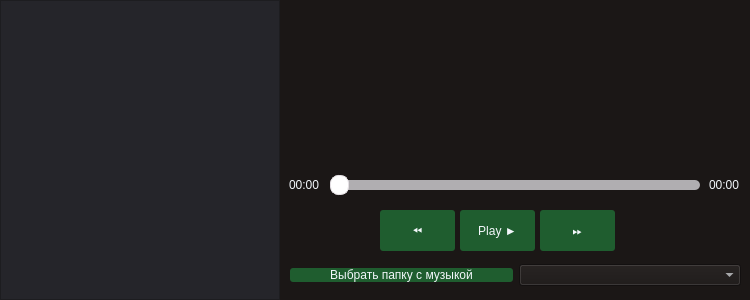
<?xml version="1.0" encoding="UTF-8"?>
<ui version="4.0">
 <class>Form</class>
 <widget class="QWidget" name="Form">
  <property name="geometry">
   <rect>
    <x>0</x>
    <y>0</y>
    <width>750</width>
    <height>300</height>
   </rect>
  </property>
  <property name="windowTitle">
   <string>Form</string>
  </property>
  <property name="styleSheet">
   <string notr="true">QWidget {
                    background : #1b1716;
                    color: #f3f7fb;
                }
                QPushButton {
                    background : #1f5d2f;
                    border-radius: 3px; 
                }
                QListWidget{
                    background : #25252a;
                    font-size: 13px;
                }
                QSlider{
                    color : #1f5d2f;
                }
                QSlider::groove:horizontal {  
                    height: 10px;
                    margin: 0px;
                    border-radius: 5px;
                    background: #B0AEB1;
                }
                QSlider::handle:horizontal {
                    background: #fff;
                    border: 1px solid #E3DEE2;
                    width: 17px;
                    margin: -5px 0; 
                    border-radius: 8px;
                }
                QSlider::sub-page:qlineargradient {
                    background: #3B99FC;
                    border-radius: 5px;
                }</string>
  </property>
  <widget class="QListWidget" name="lw">
   <property name="geometry">
    <rect>
     <x>0</x>
     <y>0</y>
     <width>280</width>
     <height>300</height>
    </rect>
   </property>
  </widget>
  <widget class="QLabel" name="lb1">
   <property name="geometry">
    <rect>
     <x>289</x>
     <y>160</y>
     <width>41</width>
     <height>50</height>
    </rect>
   </property>
   <property name="text">
    <string>00:00</string>
   </property>
  </widget>
  <widget class="QSlider" name="qsl">
   <property name="geometry">
    <rect>
     <x>330</x>
     <y>170</y>
     <width>370</width>
     <height>30</height>
    </rect>
   </property>
   <property name="orientation">
    <enum>Qt::Horizontal</enum>
   </property>
  </widget>
  <widget class="QPushButton" name="btn_play">
   <property name="geometry">
    <rect>
     <x>460</x>
     <y>210</y>
     <width>75</width>
     <height>41</height>
    </rect>
   </property>
   <property name="text">
    <string>Play ►</string>
   </property>
  </widget>
  <widget class="QPushButton" name="btn_preview">
   <property name="geometry">
    <rect>
     <x>380</x>
     <y>210</y>
     <width>75</width>
     <height>41</height>
    </rect>
   </property>
   <property name="text">
    <string>⏪</string>
   </property>
  </widget>
  <widget class="QPushButton" name="btn_next">
   <property name="geometry">
    <rect>
     <x>540</x>
     <y>210</y>
     <width>75</width>
     <height>41</height>
    </rect>
   </property>
   <property name="toolTip">
    <string/>
   </property>
   <property name="text">
    <string>⏩</string>
   </property>
  </widget>
  <widget class="QLabel" name="lb2">
   <property name="geometry">
    <rect>
     <x>709</x>
     <y>160</y>
     <width>41</width>
     <height>50</height>
    </rect>
   </property>
   <property name="text">
    <string>00:00</string>
   </property>
  </widget>
  <widget class="QWidget" name="horizontalLayoutWidget">
   <property name="geometry">
    <rect>
     <x>290</x>
     <y>260</y>
     <width>451</width>
     <height>31</height>
    </rect>
   </property>
   <layout class="QHBoxLayout" name="horizontalLayout">
    <item>
     <widget class="QPushButton" name="btn_openmusic">
      <property name="text">
       <string>Выбрать папку с музыкой</string>
      </property>
     </widget>
    </item>
    <item>
     <widget class="QComboBox" name="cmb"/>
    </item>
   </layout>
  </widget>
  <widget class="QLabel" name="pixlbl">
   <property name="geometry">
    <rect>
     <x>280</x>
     <y>0</y>
     <width>470</width>
     <height>151</height>
    </rect>
   </property>
   <property name="text">
    <string/>
   </property>
  </widget>
 </widget>
 <resources/>
 <connections/>
</ui>
